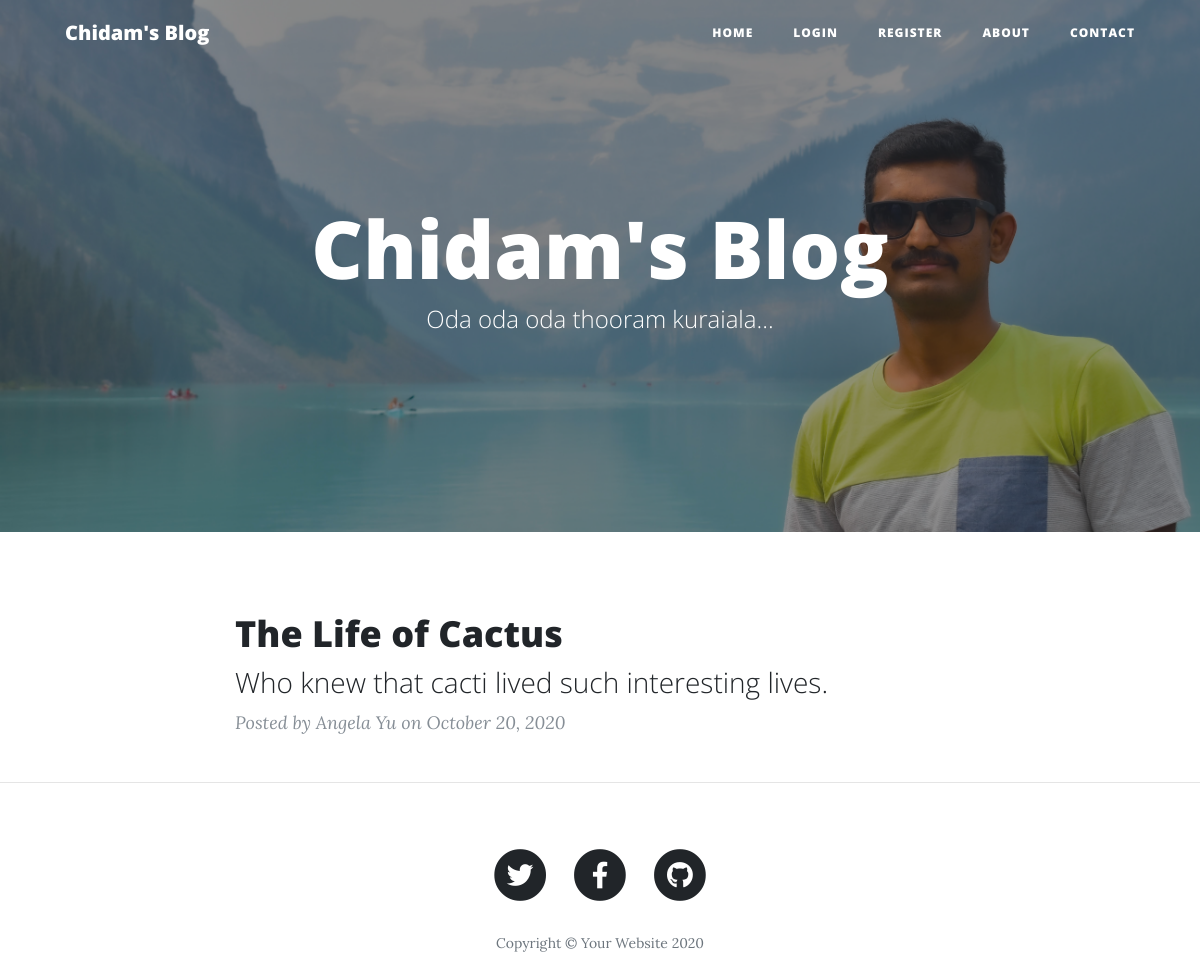
Before: / with the older database file.
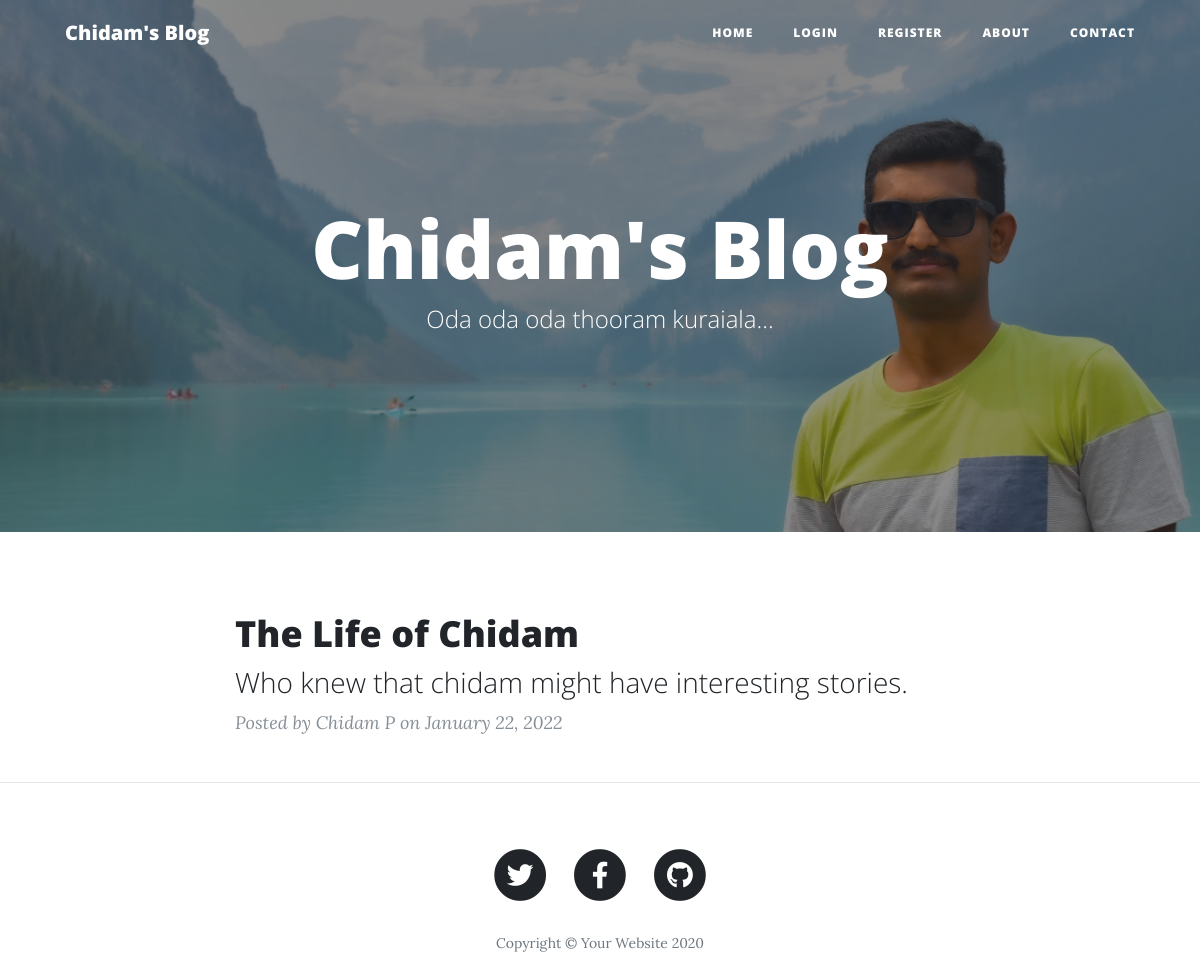
After: the same page with the newer database file.
### main.py (models this page shows)
class BlogPost(db.Model):
    __tablename__ = "blog_posts"
    id = db.Column(db.Integer, primary_key=True)
    author_id = db.Column(db.Integer, db.ForeignKey("users.id"))
    author = relationship("User", back_populates="posts")
    title = db.Column(db.String(250), unique=True, nullable=False)
    subtitle = db.Column(db.String(250), nullable=False)
    date = db.Column(db.String(250), nullable=False)
    body = db.Column(db.Text, nullable=False)
    img_url = db.Column(db.String(250), nullable=False)
    comments = relationship("Comment", back_populates="parent_post")

class User(UserMixin, db.Model):
    __tablename__ = "users"
    id = db.Column(db.Integer, primary_key=True)
    email = db.Column(db.String(100), unique=True)
    password = db.Column(db.String(100))
    name = db.Column(db.String(100))
    posts = relationship("BlogPost", back_populates="author")
    comments = relationship("Comment", back_populates="comment_author")

### main.py (the view)
@app.route('/')
def get_all_posts():
    posts = BlogPost.query.all()
    return render_template("index.html", all_posts=posts, current_user=current_user)

### templates/index.html (shortened to what this page needs)
{% include "header.html" %}
  <header class="masthead" style="background-image: url({{ url_for('static', filename='img/banff2.jpg')}})">
    <div class="overlay"></div>
    <div class="container">
      <div class="row">
        <div class="col-lg-8 col-md-10 mx-auto">
          <div class="site-heading">
            <h1>Chidam's Blog</h1>
            <span class="subheading">Oda oda oda thooram kuraiala...</span>
          </div>
        </div>
      </div>
    </div>
  </header>
  <div class="container">
    <div class="row">
      <div class="col-lg-8 col-md-10 mx-auto">
        {% for post in all_posts %}
        <div class="post-preview">
          <a href="{{ url_for('show_post', post_id=post.id) }}">
            <h2 class="post-title">
              {{post.title}}
            </h2>
            <h3 class="post-subtitle">
              {{post.subtitle}}
            </h3>
          </a>
          <p class="post-meta">Posted by
            {{post.author.name}}
            on {{post.date}}
          </p>
        </div>
        {% endfor %}
      </div>
    </div>
  </div>
  <hr>
{% include "footer.html" %}

### templates/header.html (shortened to what this page needs)
<!DOCTYPE html>
<html lang="en">
<head>
  <link href="{{ url_for('static', filename='vendor/bootstrap/css/bootstrap.min.css') }}" rel="stylesheet">
  <link href="{{ url_for('static', filename='vendor/fontawesome-free/css/all.min.css')}}" rel="stylesheet" type="text/css">
  <link href="{{ url_for('static', filename='css/clean-blog.min.css')}}" rel="stylesheet">
</head>
<body>
  <nav class="navbar navbar-expand-md navbar-light fixed-top" id="mainNav">
    <div class="container">
      <a class="navbar-brand" href="{{url_for('get_all_posts')}}">Chidam's Blog</a>
      <div class="collapse navbar-collapse" id="navbarResponsive">
        <ul class="navbar-nav ml-auto">
          <li class="nav-item">
            <a class="nav-link" href="{{ url_for('get_all_posts') }}">Home</a>
          </li>
          {% if not current_user.is_authenticated: %}
          <li class="nav-item">
            <a class="nav-link" href="{{ url_for('login') }}">Login</a>
          </li>
          <li class="nav-item">
            <a class="nav-link" href="{{ url_for('register') }}">Register</a>
          </li>
          {% else: %}
          <li class="nav-item">
            <a class="nav-link" href="{{ url_for('logout') }}">Log Out</a>
          </li>
          {% endif %}
          <li class="nav-item">
            <a class="nav-link" href="{{ url_for('about') }}">About</a>
          </li>
          <li class="nav-item">
            <a class="nav-link" href="{{ url_for('contact') }}">Contact</a>
          </li>
        </ul>
      </div>
    </div>
  </nav>

### templates/footer.html (shortened to what this page needs)
  <footer>
    <div class="container">
      <div class="row">
        <div class="col-lg-8 col-md-10 mx-auto">
          <ul class="list-inline text-center">
            <li class="list-inline-item">
              <a href="#">
                <span class="fa-stack fa-lg">
                  <i class="fas fa-circle fa-stack-2x"></i>
                  <i class="fab fa-twitter fa-stack-1x fa-inverse"></i>
                </span>
              </a>
            </li>
            <li class="list-inline-item">
              <a href="#">
                <span class="fa-stack fa-lg">
                  <i class="fas fa-circle fa-stack-2x"></i>
                  <i class="fab fa-facebook-f fa-stack-1x fa-inverse"></i>
                </span>
              </a>
            </li>
            <li class="list-inline-item">
              <a href="#">
                <span class="fa-stack fa-lg">
                  <i class="fas fa-circle fa-stack-2x"></i>
                  <i class="fab fa-github fa-stack-1x fa-inverse"></i>
                </span>
              </a>
            </li>
          </ul>
          <p class="copyright text-muted">Copyright &copy; Your Website 2020</p>
        </div>
      </div>
    </div>
  </footer>
</body>
</html>

Changed rows visible on the page:
changed BlogPost: title "The Life of Cactus" → "The Life of Chidam"; subtitle "Who knew that cacti lived such interesting lives." → "Who knew that chidam might have interesting stories."; author.name "Angela Yu" → "Chidam P"; date "October 20, 2020" → "January 22, 2022"
